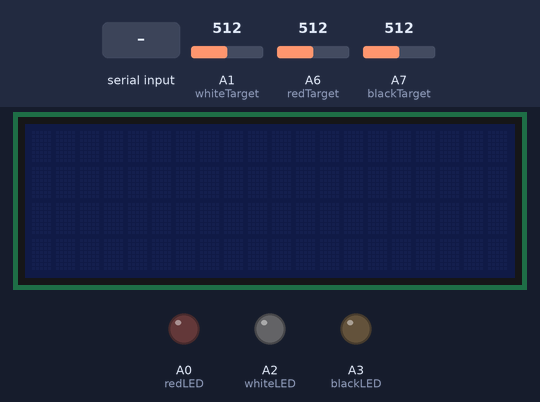
This sketch was run on a simulated Arduino Nano, built with avr-gcc and run on an emulated ATmega328P. On the bench: 20×4 character LCD, output pins drawn as LEDs (lit = HIGH). The test bench sets the inputs (shaded band); at power-on: A1 (whiteTarget) = 512, A6 (redTarget) = 512, A7 (blackTarget) = 512. Random numbers use the default seed unless the sketch sets one; what the sketch prints to the serial monitor is not drawn.

Above: at 1.2 s.
1.3 s: "1" received over Serial
At 2.5 s:
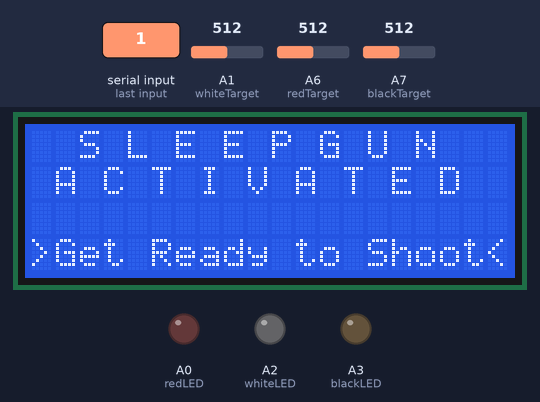
At 8.0 s:
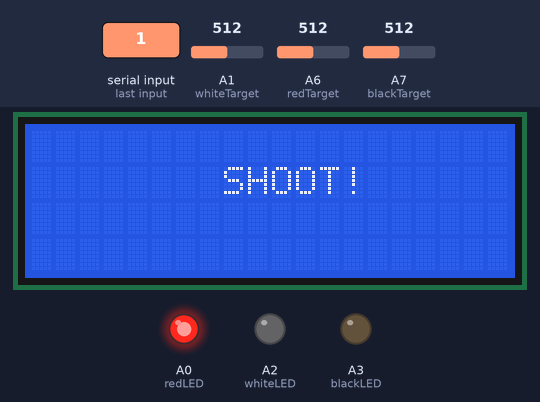
Timing chart, 0 to 39.0 s (numbered marks = the images above; inputs shaded):
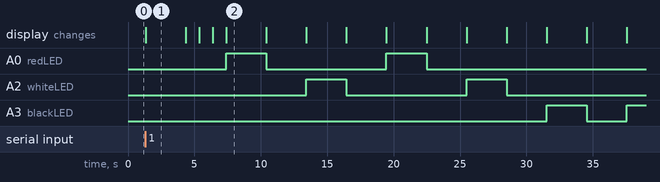

The sketch:

SleepGunRaspberryPi.ino
```cpp
#include <Wire.h>
#include <LiquidCrystal_I2C.h>

// Pin Setup
const int blackTarget = A7;
const int blackLED = A3;

const int whiteTarget = A1;
const int whiteLED = A2;

const int redTarget = A6;
const int redLED = A0;

const int en = 2, rw = 1, rs = 0, d4 = 4, d5 = 5, d6 = 6, d7 = 7, bl = 3;
const int i2c_address = 0x27;
LiquidCrystal_I2C lcd(i2c_address, 20, 4);

// Game Rules
const int targetGoal = 10;
const int targetSpeed = 3000;
const int targetTimeBuffer = 50;
const int targetTreshhold = 700;
const int targetTimeBetween = 3000;

// Game Scores
int targetHits = 0;
int targetMisses = 0;
int targetReactionTime = 0;
float targetTotal = 0;
float targetAccuracy = 0;
float totalTime = 0;

// Misc
const String targetString = "target";
int selectedTarget = 0;
int targetTime = 0;
int targetValue = 0;
boolean targetRunning = true;

// Raspberry Pi
boolean piSignal = false;
int piSignalRawNew = ' ';
int piSignalRaw = '0';


void setup() {
  Serial.begin(9600);

  pinMode(blackTarget, INPUT);
  pinMode(blackLED, OUTPUT);

  pinMode(whiteTarget, INPUT);
  pinMode(whiteLED, OUTPUT);

  pinMode(redTarget, INPUT);
  pinMode(redLED, OUTPUT);

  randomSeed(analogRead(blackTarget));

  // Show startup on LCD display
  lcd.init();
}

void loop() {
  while(true){
    // Keep reading the Serial
    piSignalRawNew = Serial.read();

    // If the Serial is read, and its a new value; Use it!
    if((piSignalRawNew != piSignalRaw) and ((piSignalRawNew == '1') or (piSignalRawNew == '0'))){
      piSignalRaw = piSignalRawNew;
      break;
    }
  }


  // If the signal was 1 -> Play SleepGun Code
  if(piSignalRaw == '1'){
    Serial.println(piSignalRaw);
    // = LCD Feedback =
    lcd.backlight();
    lcd.setCursor(2,0);
    lcd.print("S L E E P G U N");
    lcd.setCursor(1,1);
    lcd.print("A C T I V A T E D");
    lcd.setCursor(0,3);
    lcd.print(">Get Ready to Shoot<");
    delay(3000);
    lcd.clear();
    lcd.setCursor(9, 1);
    lcd.print("3...");
    delay(1000);
    lcd.setCursor(9, 1);
    lcd.print("2...");
    delay(1000);
    lcd.setCursor(9, 1);
    lcd.print("1...");
    delay(1000);

    while(targetHits < targetGoal){
      // Choose a random Target
      selectedTarget = random(1, 4);

      // Calculate the amount of time the target is active
      targetTime = targetSpeed;

      // = LCD Feedback =
      lcd.clear();
      lcd.setCursor(8, 1);
      lcd.print("SHOOT!");

      // While there is time left on the current target
      while(targetTime > 0){
        // Read the Value of the selectedTarget
        if(selectedTarget == 1){
          targetValue = analogRead(blackTarget);
          digitalWrite(blackLED, HIGH);
        }
        if(selectedTarget == 2){
          targetValue = analogRead(whiteTarget);
          digitalWrite(whiteLED, HIGH);
        }

        if(selectedTarget == 3){
          targetValue = analogRead(redTarget);
          digitalWrite(redLED, HIGH);
        }

        // If the target has been hit. Else remove time and wait the targetTimeBuffer
        if(targetValue >= targetTreshhold){
          break;
        } else {
          targetTime = targetTime - targetTimeBuffer;
          totalTime = totalTime + targetTimeBuffer;
          delay(targetTimeBuffer);
        }
      }

      // If there was time left, the target was hit | Else not hit
      if(targetTime > 0){
        // = LCD Feedback =
        lcd.clear();
        lcd.setCursor(4, 1);
        lcd.print("Target Hit! :)");
        targetHits++;
      } else {
        // = LCD Feedback =
        lcd.clear();
        lcd.setCursor(2, 1);
        lcd.print("Target Missed! :(");
        targetMisses++;
      }

      // Wait
      digitalWrite(blackLED, LOW);
      digitalWrite(whiteLED, LOW);
      digitalWrite(redLED, LOW);
      delay(targetTimeBetween);
    }

    // = LCD Feedback =
    while(targetRunning){
      // Calculate Scores
      targetTotal = targetHits + targetMisses;

      targetAccuracy = targetHits/targetTotal;
      targetReactionTime = totalTime/targetTotal;

      lcd.clear();
      lcd.setCursor(3,0);
      lcd.print("Good Morning!");
      lcd.setCursor(3,2);
      lcd.print("Calculating");
      delay(300);
      lcd.print(".");
      delay(300);
      lcd.print(".");
      delay(300);
      lcd.print(".");
      delay(100);

      // = LCD Feedback =
      lcd.clear();
      lcd.setCursor(0,0);
      lcd.print("Targets Hit: " + String(targetHits));
      lcd.setCursor(0,1);
      lcd.print("Targets Missed: " + String(targetMisses));
      lcd.setCursor(0,2);
      lcd.print("Accuracy: " + String(targetAccuracy*100) + "%");
      lcd.setCursor(0,3);
      lcd.print("Draw Time: " + String(targetReactionTime) + "ms");

      Serial.println(String(round(targetTotal)) + ":" + String(targetHits) + ":" + String(targetMisses) + ":" + String(targetAccuracy*100) + ":" + String(totalTime/1000) + ":" + String(targetReactionTime));
      targetRunning = false;
      break;
    }

    // Reset everything
    targetRunning = true;
    targetHits = 0;
    targetMisses = 0;
    targetReactionTime = 0;
    targetTotal = 0;
    targetAccuracy = 0;
    totalTime = 0;
    piSignal = false;

    // Wait for at least a minute
    delay(60000);
    lcd.clear();
    lcd.noBacklight();
  }
}
```

Measured:
- after the input at 1.3 s, A0 (redLED): alternates HIGH for 3.0 s and LOW for 9.0 s, 4 changes in all, then stays LOW, starting after 6.1 s; A2 (whiteLED): alternates HIGH for 3.0 s and LOW for 9.0 s, starting after 12.1 s; A3 (blackLED): LOW → HIGH after 30.2 s, → LOW 3.0 s later, → HIGH 3.0 s later; the display: changes after 0.05 s (image 1)
- what the display in image 1 shows lasts 3.0 s, from 1.4 s to 4.4 s
